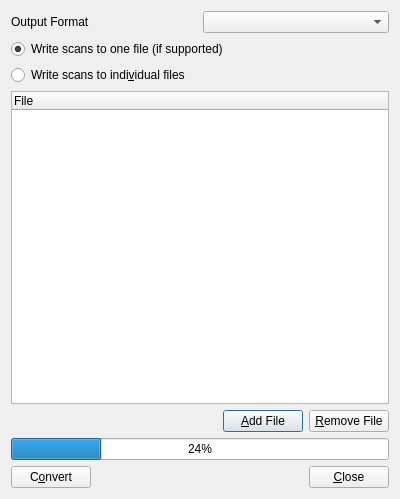
<?xml version="1.0" encoding="UTF-8"?>
<ui version="4.0">
 <class>ExportGraphDialog</class>
 <widget class="QDialog" name="ExportGraphDialog">
  <property name="geometry">
   <rect>
    <x>0</x>
    <y>0</y>
    <width>400</width>
    <height>499</height>
   </rect>
  </property>
  <property name="windowTitle">
   <string>Convert Graphs</string>
  </property>
  <layout class="QVBoxLayout" name="verticalLayout">
   <item>
    <layout class="QHBoxLayout" name="horizontalLayout">
     <item>
      <widget class="QLabel" name="label">
       <property name="text">
        <string>Output Format</string>
       </property>
      </widget>
     </item>
     <item>
      <widget class="QComboBox" name="comboBoxFormat"/>
     </item>
    </layout>
   </item>
   <item>
    <widget class="QRadioButton" name="radioButtonMultiScanFiles">
     <property name="text">
      <string>Write scans to one file (if supported)</string>
     </property>
     <property name="checked">
      <bool>true</bool>
     </property>
    </widget>
   </item>
   <item>
    <widget class="QRadioButton" name="radioButtonSingleScanFiles">
     <property name="text">
      <string>Write scans to indi&amp;vidual files</string>
     </property>
    </widget>
   </item>
   <item>
    <widget class="QTreeWidget" name="treeWidget">
     <column>
      <property name="text">
       <string>File</string>
      </property>
     </column>
    </widget>
   </item>
   <item>
    <layout class="QHBoxLayout" name="horizontalLayout_4">
     <item>
      <spacer name="horizontalSpacer_2">
       <property name="orientation">
        <enum>Qt::Horizontal</enum>
       </property>
       <property name="sizeHint" stdset="0">
        <size>
         <width>40</width>
         <height>20</height>
        </size>
       </property>
      </spacer>
     </item>
     <item>
      <widget class="QPushButton" name="pushButtonAdd">
       <property name="text">
        <string>&amp;Add File</string>
       </property>
      </widget>
     </item>
     <item>
      <widget class="QPushButton" name="pushButtonRemove">
       <property name="text">
        <string>&amp;Remove File</string>
       </property>
      </widget>
     </item>
    </layout>
   </item>
   <item>
    <widget class="QProgressBar" name="progressBar">
     <property name="value">
      <number>24</number>
     </property>
    </widget>
   </item>
   <item>
    <layout class="QHBoxLayout" name="horizontalLayout_3">
     <item>
      <widget class="QPushButton" name="pushButtonConvert">
       <property name="text">
        <string>C&amp;onvert</string>
       </property>
      </widget>
     </item>
     <item>
      <spacer name="horizontalSpacer">
       <property name="orientation">
        <enum>Qt::Horizontal</enum>
       </property>
       <property name="sizeHint" stdset="0">
        <size>
         <width>40</width>
         <height>20</height>
        </size>
       </property>
      </spacer>
     </item>
     <item>
      <widget class="QPushButton" name="pushButtonClose">
       <property name="text">
        <string>&amp;Close</string>
       </property>
      </widget>
     </item>
    </layout>
   </item>
  </layout>
 </widget>
 <tabstops>
  <tabstop>comboBoxFormat</tabstop>
  <tabstop>radioButtonMultiScanFiles</tabstop>
  <tabstop>radioButtonSingleScanFiles</tabstop>
  <tabstop>treeWidget</tabstop>
  <tabstop>pushButtonAdd</tabstop>
  <tabstop>pushButtonRemove</tabstop>
  <tabstop>pushButtonConvert</tabstop>
  <tabstop>pushButtonClose</tabstop>
 </tabstops>
 <resources/>
 <connections>
  <connection>
   <sender>pushButtonClose</sender>
   <signal>clicked()</signal>
   <receiver>ExportGraphDialog</receiver>
   <slot>accept()</slot>
   <hints>
    <hint type="sourcelabel">
     <x>394</x>
     <y>493</y>
    </hint>
    <hint type="destinationlabel">
     <x>183</x>
     <y>272</y>
    </hint>
   </hints>
  </connection>
  <connection>
   <sender>pushButtonConvert</sender>
   <signal>clicked()</signal>
   <receiver>ExportGraphDialog</receiver>
   <slot>convert()</slot>
   <hints>
    <hint type="sourcelabel">
     <x>323</x>
     <y>493</y>
    </hint>
    <hint type="destinationlabel">
     <x>50</x>
     <y>281</y>
    </hint>
   </hints>
  </connection>
  <connection>
   <sender>pushButtonAdd</sender>
   <signal>clicked()</signal>
   <receiver>ExportGraphDialog</receiver>
   <slot>addFile()</slot>
   <hints>
    <hint type="sourcelabel">
     <x>214</x>
     <y>407</y>
    </hint>
    <hint type="destinationlabel">
     <x>172</x>
     <y>494</y>
    </hint>
   </hints>
  </connection>
  <connection>
   <sender>pushButtonRemove</sender>
   <signal>clicked()</signal>
   <receiver>ExportGraphDialog</receiver>
   <slot>removeFile()</slot>
   <hints>
    <hint type="sourcelabel">
     <x>339</x>
     <y>415</y>
    </hint>
    <hint type="destinationlabel">
     <x>192</x>
     <y>480</y>
    </hint>
   </hints>
  </connection>
 </connections>
 <slots>
  <slot>convert()</slot>
  <slot>addFile()</slot>
  <slot>removeFile()</slot>
 </slots>
</ui>
